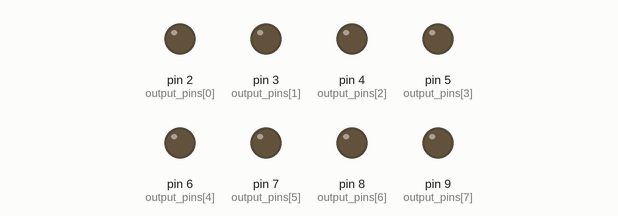
A sketch run on a simulated Arduino Uno, built with avr-gcc and run on an emulated ATmega328P. Parts: output pins drawn as LEDs (lit = HIGH).

Above: at 0.1 s.
At 5.1 s:
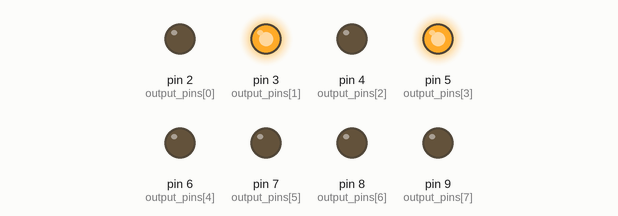
At 10.1 s:
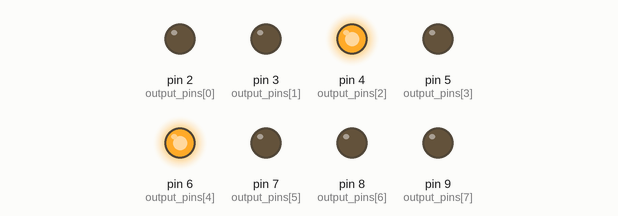
At 20.1 s:
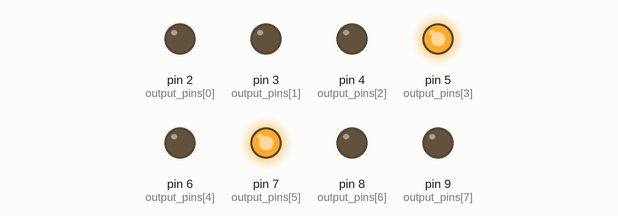
At 30.1 s:
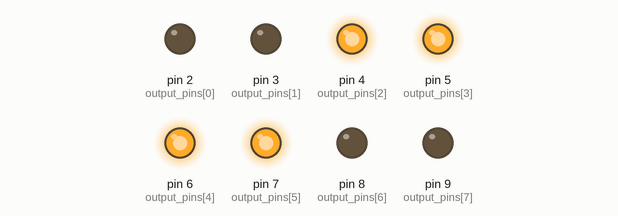
At 39.75 s:
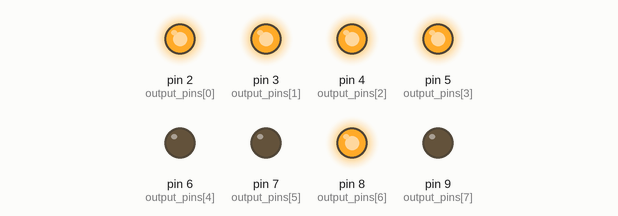
Timing chart, 0 to 40.0 s (numbered marks = the images above):
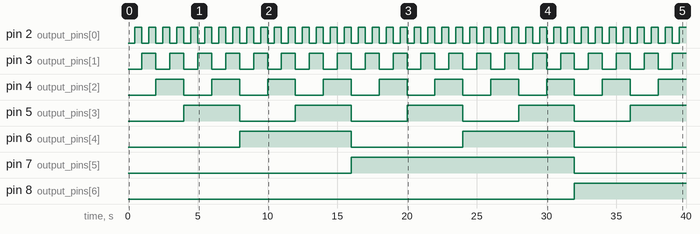

Measured:
- by itself, pin 2 (output_pins[0]): alternates HIGH for 0.50 s and LOW for 0.50 s
- by itself, pin 3 (output_pins[1]): alternates HIGH for 1.0 s and LOW for 1.0 s
- by itself, pin 4 (output_pins[2]): alternates HIGH for 2.0 s and LOW for 2.0 s
- by itself, pin 5 (output_pins[3]): alternates HIGH for 4.0 s and LOW for 4.0 s
- by itself, pin 6 (output_pins[4]): alternates HIGH for 8.0 s and LOW for 8.0 s
- by itself, pin 7 (output_pins[5]): LOW → HIGH at 16.0 s, → LOW 16.0 s later
- by itself, pin 8 (output_pins[6]): LOW → HIGH at 32.0 s

The sketch:

num_to_byte.ino
```cpp
#define BYTE_LENGTH 8
#define OUTPUT_PINS_LENGTH 8
const unsigned int output_pins[8] = {2,3,4,5,6,7,8,9};

/**
 * Print bit array, LSB is on the right
 * Output pins mode assumed to be OUTPUT
 */
void printBitArray(const bool * bitArray) {
  for(int i = 0; i < OUTPUT_PINS_LENGTH; i++) {
    if(bitArray[i] == true) {
      digitalWrite(output_pins[i], HIGH);
    }
    else {
      digitalWrite(output_pins[i], LOW);
    }
  }
}

bool* numToBitArray(const int num) {
  bool * res = malloc(sizeof(bool) * 8);
  int temp = num;
  for(int i = 0; i < BYTE_LENGTH; i++) {
    res[i] = temp % 2;
    temp /= 2;
  }
  return res;
}

void setup() {
  for(int i = 0; i < OUTPUT_PINS_LENGTH; i++) {
    pinMode(output_pins[i], OUTPUT);
  }
}

void loop() {
  for(int i = 0; i < 2^BYTE_LENGTH; i++) {
    bool* arr =  numToBitArray(i);
    printBitArray(arr);
    free(arr);
    delay(500);
  }
}
```
